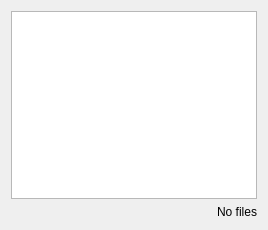
<?xml version="1.0" encoding="UTF-8"?>
<ui version="4.0">
 <class>inputWidget</class>
 <widget class="QWidget" name="inputWidget">
  <property name="geometry">
   <rect>
    <x>0</x>
    <y>0</y>
    <width>268</width>
    <height>230</height>
   </rect>
  </property>
  <property name="windowTitle">
   <string>Form</string>
  </property>
  <layout class="QVBoxLayout" name="verticalLayout">
   <item>
    <widget class="QTreeView" name="table_input">
     <property name="contextMenuPolicy">
      <enum>Qt::CustomContextMenu</enum>
     </property>
     <property name="acceptDrops">
      <bool>true</bool>
     </property>
     <property name="toolTip">
      <string>Files used for calculation</string>
     </property>
     <property name="layoutDirection">
      <enum>Qt::LeftToRight</enum>
     </property>
     <property name="editTriggers">
      <set>QAbstractItemView::NoEditTriggers</set>
     </property>
     <property name="showDropIndicator" stdset="0">
      <bool>true</bool>
     </property>
     <property name="dragEnabled">
      <bool>false</bool>
     </property>
     <property name="dragDropMode">
      <enum>QAbstractItemView::DropOnly</enum>
     </property>
     <property name="alternatingRowColors">
      <bool>true</bool>
     </property>
     <property name="selectionMode">
      <enum>QAbstractItemView::MultiSelection</enum>
     </property>
     <property name="rootIsDecorated">
      <bool>false</bool>
     </property>
     <property name="itemsExpandable">
      <bool>false</bool>
     </property>
     <property name="sortingEnabled">
      <bool>true</bool>
     </property>
     <attribute name="headerShowSortIndicator" stdset="0">
      <bool>false</bool>
     </attribute>
     <attribute name="headerStretchLastSection">
      <bool>false</bool>
     </attribute>
    </widget>
   </item>
   <item>
    <widget class="QLabel" name="label_inputSummary">
     <property name="text">
      <string>No files</string>
     </property>
     <property name="alignment">
      <set>Qt::AlignRight|Qt::AlignTrailing|Qt::AlignVCenter</set>
     </property>
    </widget>
   </item>
  </layout>
  <zorder>label_inputSummary</zorder>
  <zorder>table_input</zorder>
 </widget>
 <resources/>
 <connections/>
</ui>
